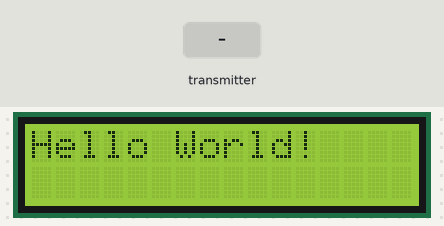
Recording of a sketch running on a simulated Arduino Uno, built with avr-gcc and run on an emulated ATmega328P. Parts: 16×2 character LCD. The inputs (shaded band) are chosen by the test bench. No radio packets arrive unless stated; what the sketch prints to the serial monitor is not drawn.

Above: at 1.2 s.
1.3 s: the transmitter starts sending buf.0 = 0
At 2.5 s:
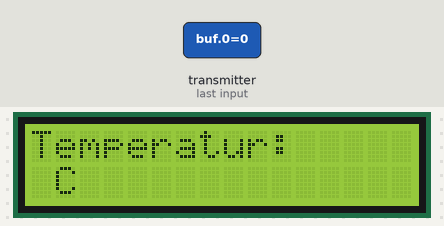
Timing chart, 0 to 4.3 s (numbered marks = the images above; inputs shaded):
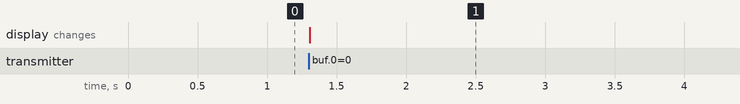

The sketch:

FS100A_Receiver.ino
```cpp
#include <RH_ASK.h>
#include <SPI.h> // Not actualy used but needed to compile
#include <LiquidCrystal.h>

RH_ASK driver;

LiquidCrystal lcd(12, 10, 5, 4, 3, 2);

void setup()
{
    Serial.begin(9600);  // Debugging only
    lcd.begin(16,2);
    lcd.print("Hello World!");
    if (!driver.init())
         Serial.println("init failed");
}

void loop()
{
    uint8_t buf[5];
    uint8_t buflen = sizeof(buf);
    if (driver.recv(buf, &buflen)) // Non-blocking
    {
      int i;
      // Message with a good checksum received, dump it.
      buf[strlen(buf) - 1] = '\0';
      Serial.print("Message: ");
      Serial.println((char*)buf);
      lcd.clear();
      lcd.print("Temperatur:");
      lcd.setCursor(0,1);
      lcd.print((char*)buf);
      lcd.print(" C");
      lcd.setCursor(0,0);
    }
}
```

Measured:
- after the input at 1.3 s, the display: changes at once (image 1)
